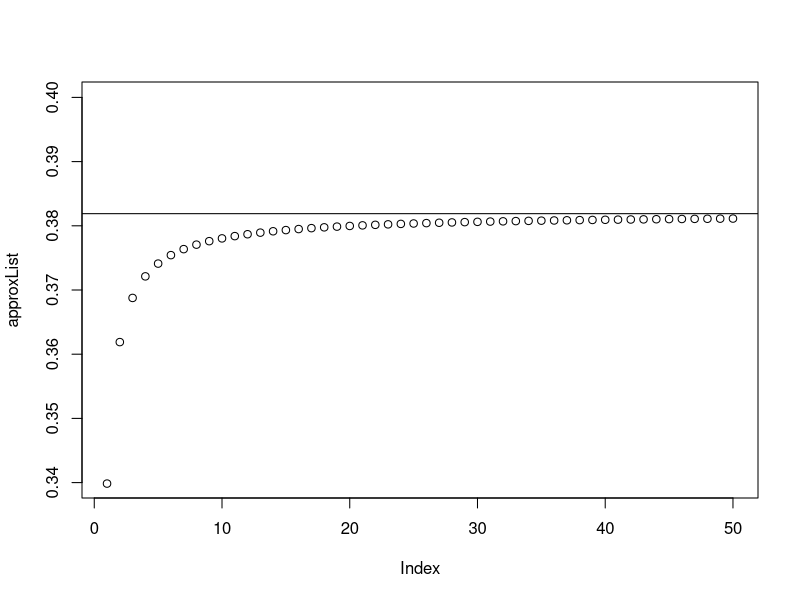
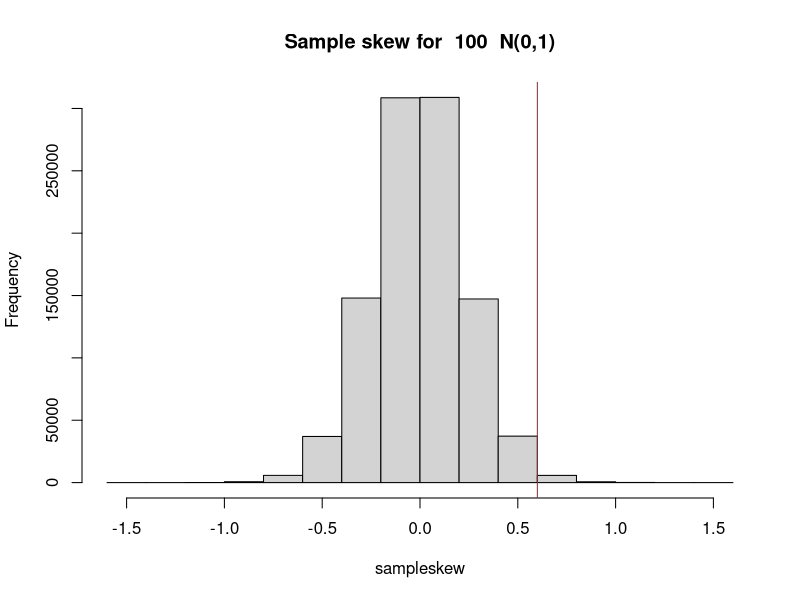
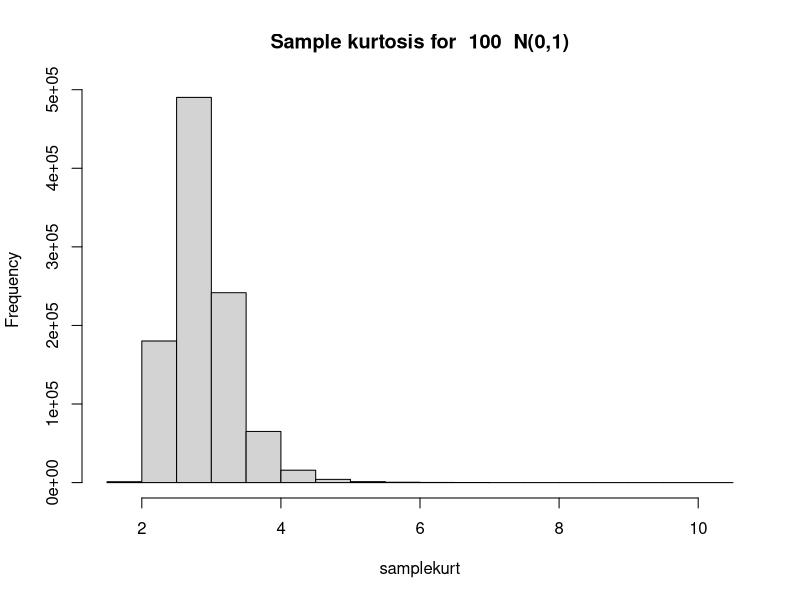
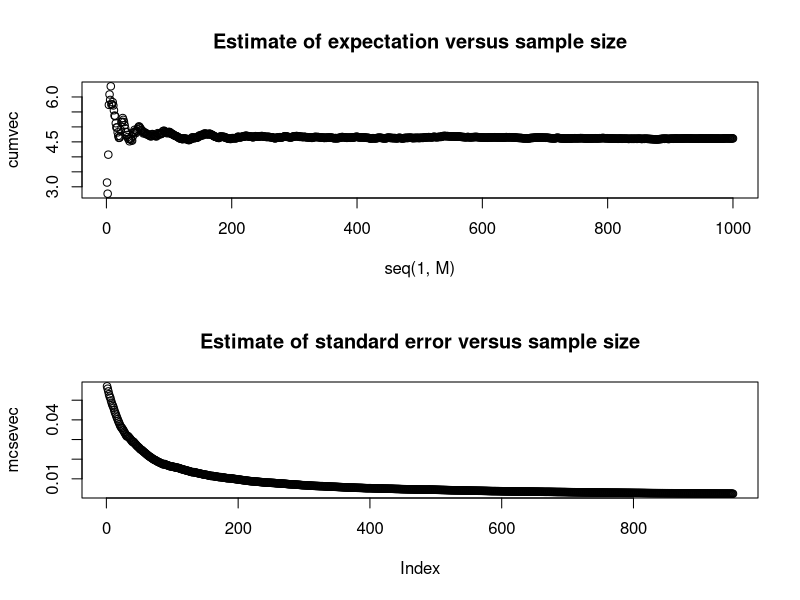
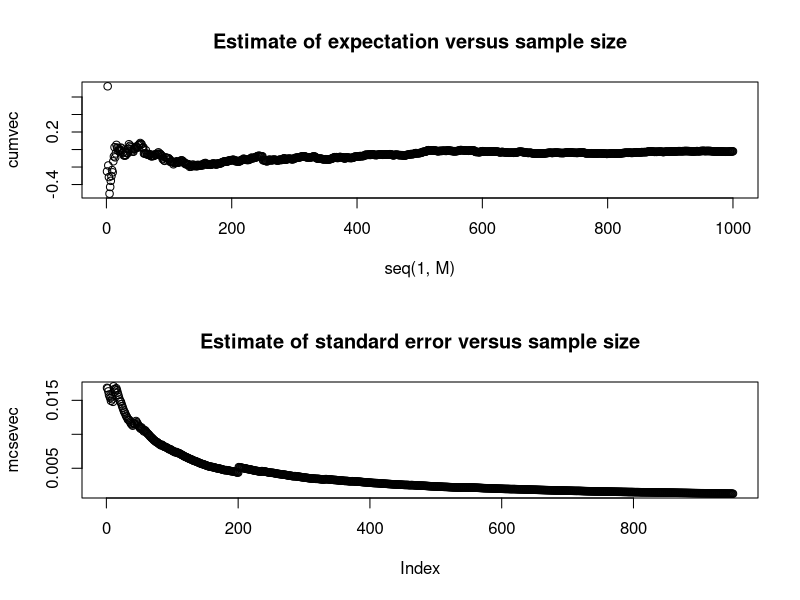
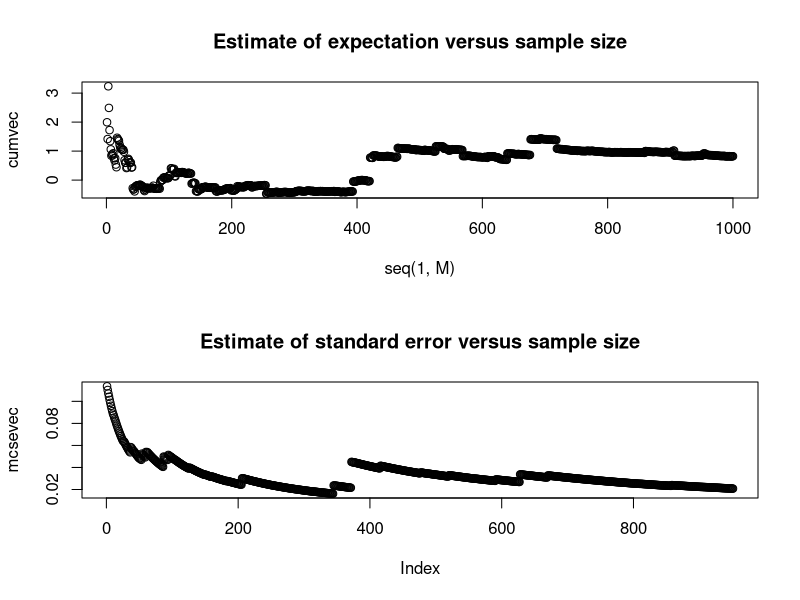

These figures' R source, in order:

#########################
## example for integrate
#########################

########################################
# Toy example for numerical integration
# Conditional pdf of mu
########################################

xConst = 0.7
alphaConst = 2
betaConst = 2
  
muCondtl = function(mu)
{
  val1 = exp(-0.5*(xConst-mu)^2)/sqrt(2*pi)
  val2 = (mu^(alphaConst-1)*(1-mu)^(betaConst-1))/beta(alphaConst,betaConst)

  return(val1*val2)
}


muPrior = function(mu)
  {
    val = (mu^(alphaConst-1)*(1-mu)^(betaConst-1))/beta(alphaConst,betaConst)
    return(val)
  }
#muvals = seq(0,1,length=100)
#plot(muvals, sapply(muvals, muCondtl))
#lines(muvals, sapply(muvals, muPrior), col="red")

########################################
## calculate normalizing constant
## for above function
########################################

########################################
## Riemann integration
########################################
approxList = rep(NA,50)
for (i in 1:50)
  {
    n = 10*i # number of intervals
    nodesRie = seq(0,1,length=n)  ## divide up interval into n pieces
    muCondtlEval= sapply(nodesRie, muCondtl)
    approxInt = sum(muCondtlEval)/n
    approxList[i] = approxInt
  }
plot(approxList, ylim=c(0.34,0.4))
abline(h=0.3818935)

## Using R's quadrature function
integrate(muCondtl, 0, 1)
#0.3818935 with absolute error < 4.2e-15
## So approximation to normalizing constant is 1/0.3818935

muCondtlNormalized = function(mu)
  {
    return(muCondtl(mu)/0.3818935)
  }
integrate(muCondtlNormalized,0.5,1)
## 0.5184336 with absolute error < 5.8e-15

###############################################
## Approximating the sampling distribution of 
## skew (asymmetry) and kurtosis ("peakiness")
## skew = third central moment/standard dev^3
## kurtosis = fourth central moment/sd^4
## E(skew) = 0, E(kurtosis)=4
###############################################
M = 1000000 # Monte Carlo sample size
N = 100 # size of N(0,1)

sampleskew=rep(NA, M)
samplekurt=rep(NA, M)
for (i in 1:M)
{
  normvars = rnorm(N, 0,1)
  samplemean=mean(normvars)
  samplesd=sd(normvars)
  sampleskew[i]=mean((normvars-samplemean)^3)/(samplesd^3)
  samplekurt[i]=mean((normvars-samplemean)^4)/(samplesd^4)
}

hist(sampleskew, main=paste("Sample skew for ",N," N(0,1)"))
abline(v=0.6,col="red")
sum(sampleskew>0.6)/M

hist(samplekurt, main=paste("Sample kurtosis for ",N," N(0,1)"))
abline(v=0.5,col="red")
sum(samplekurt>0.5)/M

###############################################
## Approximating an expectation
###############################################


######################################################################
### function to plot estimate of expected value (versus sample size)
### and estimate of MCse (versus sample size)
######################################################################
## Note: can replace below with cumsum function
cummean = function(vec)
{
  cummean = rep(NA, length(vec))
  cummean[1]=vec[1]
  for (i in 2:M)
    cummean[i] = (i-1)/i*cummean[i-1] + vec[i]/i
  return(cummean)
}

cummcse = function(vec)
{
  MINLEN=50
  veclen=length(vec)
  if (veclen<=MINLEN)
    stop("Vector not long enough, should be greater than",MINLEN,"\n")
  cummcse = rep(NA, veclen-MINLEN)
  cummcse[1]=sd(vec[1:MINLEN])/MINLEN
  k=1
  for (i in (MINLEN+1):veclen)
    {
      k = k+1
      cummcse[k] = sd(vec[1:i])/i
    }
  return(cummcse)
}

plotcum=function(vec)
  {
    par(mfrow=c(2,1))
    cumvec = cummean(vec)
    mcsevec = cummcse(vec)
    plot(seq(1,M), cumvec, main="Estimate of expectation versus sample size")
    plot(mcsevec, main="Estimate of standard error versus sample size")
    
    par(mfrow=c(1,1))
  }

M = 1000 # Monte Carlo sample size
######################################################
##### from above, expectation of sample kurtosis
##### for logNormal(0,1) with N=15 samples
######################################################
N=15
samplekurt=rep(NA, M)
for (i in 1:M)
{
  lognormvars = exp(rnorm(N, 0,1))
  samplemean=mean(lognormvars)
  samplesd=sd(lognormvars)
##  sampleskew[i]=mean((lognormvars-samplemean)^3)/(samplesd^3)
  samplekurt[i]=mean((lognormvars-samplemean)^4)/(samplesd^4)
}
plotcum(samplekurt)

#### expectation of a t-5 r.v.
tvars = rt(M, 5)
plotcum(tvars)
## tcum = cummean(tvars)
## tmcse = cummcse(tvars)
## par(mfrow=c(2,1))
## plot(seq(1,M), tcum, main="Estimate of expectation versus sample size")
## plot(tmcse, main="Estimate of standard error versus sample size")

#### expectation of a Cauchy does not exist!!
cauchyvars = rcauchy(M, 0,1)
plotcum(cauchyvars)

